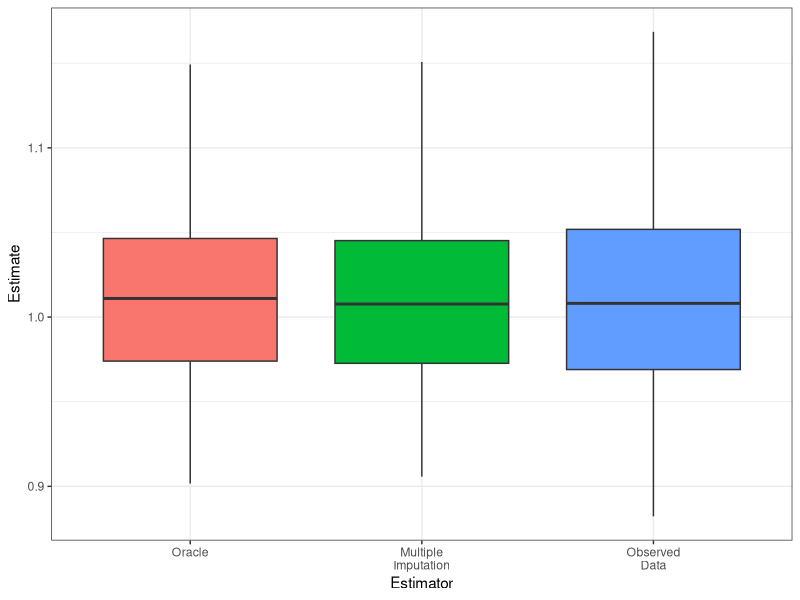

Write R code to recreate this figure.
#' Purpose: Examine bias and variance of multiple imputation procedure
#' under correct and incorrect model specification.
#' Updated: 2022-06-25
library(dplyr)
library(ggplot2)

# -----------------------------------------------------------------------------

#' Data Generating Process
#' 
#' Generate data. "g" is genotype, "x" and "z" are covariates, "y"
#' is the outcome, and "yobs" is the outcome after introduction of
#' missingness.
#' 
#' @param n Sample size.
#' @param bg Genetic effect size.
#' @param bx Effect of X. 
#' @param bz Effect of Z. 
#' @param maf Minor allele frequency.
#' @param miss Missingness rate.
#' @param rho_xz Correlation of (X, Z). 
#' @param ve Residual variance.
#' @return Data.frame.
DGP <- function(
    n,
    bg = 1.0,
    bx = -0.50,
    bz = 0.50,
    maf = 0.25,
    miss = 0.20,
    rho_xz = 0.5,
    ve = 1.0
) {
  
  # Genotype and covariates. X and Z have correlation rho_xz.
  g <- stats::rbinom(n = n, size = 2, prob = maf)
  x <- stats::rnorm(n)
  z <- sqrt(1 - rho_xz^2) * stats::rnorm(n) + rho_xz * x
  
  design <- cbind(g, x, z)
  eta <- design %*% c(bg, bx, bz)
  
  # Oracle outcome.
  y <- eta + stats::rnorm(n, sd = sqrt(ve))
  
  # Outcome with missingness.
  draw <- sample(seq_len(n), size = round(miss * n), replace = FALSE)
  yobs <- y
  yobs[draw] <- NA
  
  out <- data.frame(
    g = g,
    x = x,
    z = z,
    y = y,
    yobs = yobs
  )
  return(out)
}


#' Fit Imputation Model
#' 
#' Here the imputation model is correctly specified.
#' 
#' @param data Data.frame.
#' @return List containing the imputation coefficients and residual SD.
FitImpModel <- function(data) {
  fit <- lm(y ~ g + x + z, data = data)
  fit_summary <- summary(fit)
  out <- list()
  out$coef <- coef(fit)
  out$sigma <- fit_summary$sigma
  return(out)
}


#' Generate Imputation
#' 
#' Generate a single imputation of y.
#' 
#' @param data Data.frame.
#' @param imp_param Imputation model parameters.
#' @return Data.frame.
GenSingleImp <- function(data, imp_param) {
  
  data_miss <- data %>%
    dplyr::filter(is.na(yobs)) 
  
  design_miss <- data_miss %>%
    dplyr::select(g, x, z) %>%
    as.matrix()
  design_miss <- cbind(1, design_miss)
  
  eta <- design_miss %*% imp_param$coef
  yhat <- eta + stats::rnorm(length(eta), sd = imp_param$sigma)
  
  out <- data
  out$yhat <- data$yobs
  out$yhat[is.na(out$yhat)] <- yhat
  return(out)
}


#' Estimate Genetic Effect
#' 
#' Estimates the genetic effect and standard error.
#' 
#' @param covar Data.frame of covariates. Should not include "g" or "y".
#' @param geno Genotype vector.
#' @param outcome Outcome vector.
#' @return Numeric vector containing the estimate "est" and standard error "se".
EstBetaG <- function(covar, geno, outcome) {
  df <- data.frame(
    y = outcome,
    g = geno,
    covar
  ) %>% na.omit()
  
  fit <- lm(y ~ ., data = df)
  fit_summary <- summary(fit)$coefficients
  
  out <- fit_summary[
    rownames(fit_summary) == "g", c("Estimate", "Std. Error")]
  names(out) <- c("est", "se")
  return(out)
}


#' Multiple Imputation
#' 
#' Impute the data n_imp times. For each imputation, estimate the genetic effect
#' and standard error. Combine results across the n_imp imputations, using the
#' mean to estimate the genetic effect, and Rubin's rules to estimate the
#' standard error.
#' 
#' @param data Data.frame.
#' @param imp_param Imputation parameters.
#' @param n_imp Number of imputations
#' @return Numeric vector containing the estimate "est" and standard error "se".
MI <- function(
    data,
    imp_param,
    n_imp = 10
) {
  
  # Run n_imp imputations.
  results <- lapply(seq_len(n_imp), function(i) {
    single_imp <- GenSingleImp(data, imp_param)
    est <- EstBetaG(
      covar = single_imp[, c("x", "z")],
      geno = single_imp$g,
      outcome = single_imp$yhat
    )
    return(est)
  })
  results <- do.call(rbind, results)
  
  # Final estimate and SE.
  bg_bar <- mean(results[, "est"])
  v_w <- mean(results[, "se"]^2)  # Variance within.
  v_b <- var(results[, "est"])  # Variance between.
  v <- v_w + (1 + 1 / n_imp) * v_b  # Total variance.
  bg_se <- sqrt(v)
  
  out <- c(est = bg_bar, se = bg_se)
  return(out)
}


#' Simulation
#' 
#' Case of correctly specified imputation model.
#' 
#' @param n Sample size.
#' @param reps Simulation replicates.
#' @return Data.frame.
Sim <- function(n = 1e3, reps = 1e3) {
  
  # Run inference procedures:
  # 1. Oracle
  # 2. Observed data
  # 3. Multiple imputation
  results <- lapply(seq_len(reps), function(i) {
    
    # Fit imputation model on training data.
    train_data <- DGP(n)
    imp_param <- FitImpModel(train_data)
    
    # Generate independent inference data.
    data <- DGP(n)
    
    # Oracle estimator.
    oracle_est <- EstBetaG(
      covar = data[, c("x", "z")],
      geno = data$g,
      outcome = data$y
    )
    names(oracle_est) <- paste0("oracle_", names(oracle_est))
    
    # Observed data estimator.
    obs_est <- EstBetaG(
      covar = data[, c("x", "z")],
      geno = data$g,
      outcome = data$yobs
    )
    names(obs_est) <- paste0("obs_", names(obs_est))
    
    # Multiple imputation estimator.
    mi_est <- MI(data, imp_param)
    names(mi_est) <- paste0("mi_", names(mi_est))
    
    out <- c(oracle_est, obs_est, mi_est)
    return(out)
  })
  results <- do.call(rbind, results)
  return(data.frame(results))
}


#' Plot Simulation Results
#' 
#' @param sim Data.frame of simulation results.
#' @return ggplot.
PlotSim <- function(sim) {
  df <- sim %>% 
    dplyr::select(oracle_est, obs_est, mi_est) %>%
    tidyr::pivot_longer(
      cols = tidyr::everything(),
      names_to = "x",
      values_to = "Estimate"
    ) %>%
    dplyr::mutate(
      x = gsub("_est", "", x),
      Estimator = factor(
        x,
        levels = c("oracle", "mi", "obs"),
        labels = c("Oracle", "Multiple\nImputation", "Observed\nData")
      )
    )
  
  q <- ggplot(data = df) + 
    theme_bw() + 
    geom_boxplot(
      aes(x = Estimator, y = Estimate, fill = Estimator),
      show.legend = FALSE
    )
  return(q)
}


#' Tabulate Simulation Results
#' 
#' Tabulates the mean estimate and root-mean-square standard error.
#' 
#' @param sim Data.frame of simulation results.
#' @return Data.frame.
TabulateSim <- function(sim) {
  mu <- sim %>% 
    dplyr::select(oracle_est, obs_est, mi_est) %>%
    tidyr::pivot_longer(
      cols = tidyr::everything(),
      names_to = "x",
      values_to = "y"
    ) %>%
    dplyr::mutate(
      estimator = gsub("_est", "", x)
    ) %>%
    dplyr::group_by(estimator) %>%
    dplyr::summarise(est = mean(y)) 
  
  se <- sim %>% 
    dplyr::select(oracle_se, obs_se, mi_se) %>%
    tidyr::pivot_longer(
      cols = tidyr::everything(),
      names_to = "x",
      values_to = "y"
    ) %>%
    dplyr::mutate(
      estimator = gsub("_se", "", x)
    ) %>%
    dplyr::group_by(estimator) %>%
    dplyr::summarise(se = sqrt(mean(y^2)))
  
  tab <- mu %>%
    dplyr::inner_join(se, by = "estimator") 
  return(tab)
}


# -----------------------------------------------------------------------------

# Simulation with correctly specified imputation model.
set.seed(101)
sim <- Sim(reps = 1e2)

# Boxplots.
q <- PlotSim(sim)
show(q)

# Tabulate results.
tab <- TabulateSim(sim)
show(tab)
